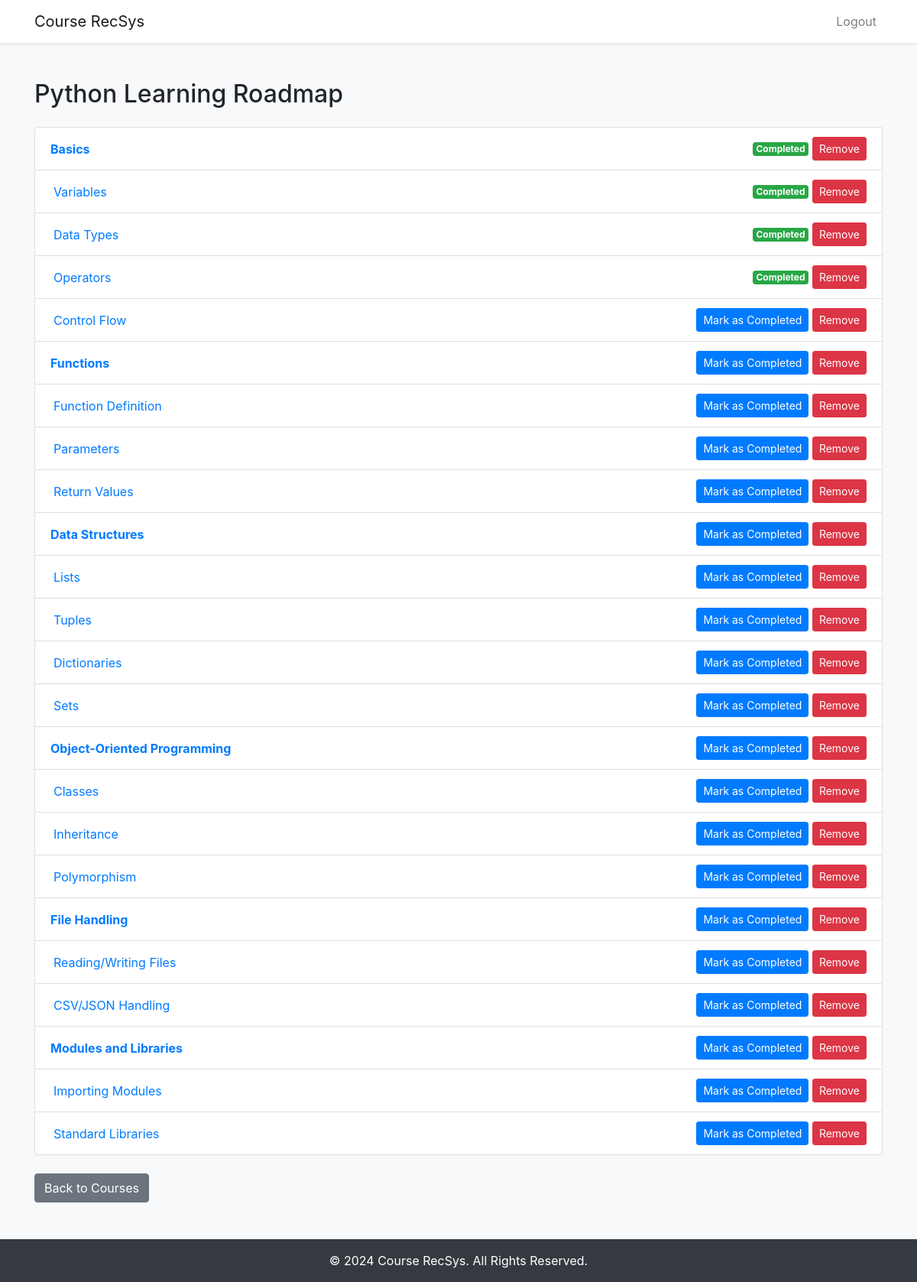
Screenshot of /roadmap/Python (signed in) with the database file from the repository.
### app.py (models this page shows)
class Roadmap(db.Model):
    id = db.Column(db.Integer, primary_key=True)
    user_id = db.Column(db.Integer, db.ForeignKey('user.id'))
    course_name = db.Column(db.String(150), nullable=False)
    topic = db.Column(db.String(150), nullable=False)  # Main topic
    subtopic = db.Column(db.String(150), nullable=True)  # Subtopic
    completed = db.Column(db.Boolean, default=False)

### app.py (the view)
@app.route('/roadmap/<course_name>', methods=['GET', 'POST'])
@login_required
def roadmap(course_name):
    course_topics = topics.get(course_name, {})
    if request.method == 'POST':
        topic = request.form['topic']
        new_topic = Roadmap(user_id=current_user.id, course_name=course_name, topic=topic, completed=False)
        db.session.add(new_topic)
        db.session.commit()
    roadmap = Roadmap.query.filter_by(user_id=current_user.id, course_name=course_name).all()
    return render_template('roadmap_page.html', course_name=course_name, course_topics=course_topics, roadmap=roadmap)

### app.py (called while the page is built)
@login_manager.user_loader
def load_user(user_id):
    return db.session.get(User, int(user_id))

### templates/roadmap_page.html (shortened to what this page needs)
<!DOCTYPE html>
<html lang="en">
<head>
    <link href="https://stackpath.bootstrapcdn.com/bootstrap/4.5.2/css/bootstrap.min.css" rel="stylesheet">
</head>
<body class="bg-light">
    <nav class="navbar navbar-expand-lg navbar-light bg-white shadow-sm">
        <div class="container">
            <a class="navbar-brand" href="/">Course RecSys</a>
            <div class="collapse navbar-collapse" id="navbarNav">
                <ul class="navbar-nav ml-auto">
                    <li class="nav-item">
                        <a class="nav-link" href="{{ url_for('logout') }}">Logout</a>
                    </li>
                </ul>
            </div>
        </div>
    </nav>
    <div class="container py-5">
        <h2>{{ course_name }} Learning Roadmap</h2>
        <ul class="list-group mt-4">
            {% for item in roadmap %}
                {% if not item.subtopic %}
                    <li class="list-group-item d-flex justify-content-between align-items-center">
                        <strong>
                            <a href="{{ url_for('module_page', course_name=course_name, topic=item.topic, subtopic=item.topic) }}">
                                {{ item.topic }}
                            </a>
                        </strong>
                        <span>
                            {% if item.completed %}
                                <span class="badge badge-success">Completed</span>
                            {% else %}
                                <form action="{{ url_for('complete_topic', roadmap_id=item.id) }}" method="POST" class="d-inline">
                                    <button type="submit" class="btn btn-sm btn-primary">Mark as Completed</button>
                                </form>
                            {% endif %}
                            <form action="{{ url_for('remove_topic', roadmap_id=item.id) }}" method="POST" class="d-inline">
                                <button type="submit" class="btn btn-sm btn-danger">Remove</button>
                            </form>
                        </span>
                    </li>
                {% else %}
                    <li class="list-group-item pl-4 d-flex justify-content-between align-items-center">
                        <span>
                            <a href="{{ url_for('module_page', course_name=course_name, topic=item.topic, subtopic=item.subtopic) }}">
                                {{ item.subtopic }}
                            </a>
                        </span>
                        <span>
                            {% if item.completed %}
                                <span class="badge badge-success">Completed</span>
                            {% else %}
                                <form action="{{ url_for('complete_topic', roadmap_id=item.id) }}" method="POST" class="d-inline">
                                    <button type="submit" class="btn btn-sm btn-primary">Mark as Completed</button>
                                </form>
                            {% endif %}
                            <form action="{{ url_for('remove_topic', roadmap_id=item.id) }}" method="POST" class="d-inline">
                                <button type="submit" class="btn btn-sm btn-danger">Remove</button>
                            </form>
                        </span>
                    </li>
                {% endif %}
            {% endfor %}
        </ul>
        <a href="/" class="btn btn-secondary mt-4">Back to Courses</a>
    </div>
    <footer class="bg-dark text-white text-center py-3 mt-auto">
        <div class="container">
            <p class="mb-0">© 2024 Course RecSys. All Rights Reserved.</p>
        </div>
    </footer>
</body>
</html>

### rows the page displays
Roadmap: topic "Basics", completed "Completed"
Roadmap: subtopic "Variables", completed "Completed"
Roadmap: subtopic "Data Types", completed "Completed"
Roadmap: subtopic "Operators", completed "Completed"
Roadmap: subtopic "Control Flow"
Roadmap: topic "Functions"
Roadmap: subtopic "Function Definition"
Roadmap: subtopic "Parameters"
Roadmap: subtopic "Return Values"
Roadmap: topic "Data Structures"
Roadmap: subtopic "Lists"
Roadmap: subtopic "Tuples"
Roadmap: subtopic "Dictionaries"
Roadmap: subtopic "Sets"
Roadmap: topic "Object-Oriented Programming"
Roadmap: subtopic "Classes"
Roadmap: subtopic "Inheritance"
Roadmap: subtopic "Polymorphism"
Roadmap: topic "File Handling"
Roadmap: subtopic "Reading/Writing Files"
Roadmap: subtopic "CSV/JSON Handling"
Roadmap: topic "Modules and Libraries"
Roadmap: subtopic "Importing Modules"
Roadmap: subtopic "Standard Libraries"

### other values shown
{{ course_name }} "Python"
